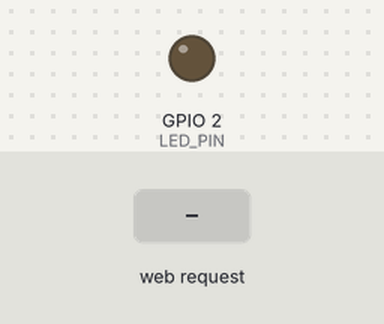
Recording of a sketch running on a simulated ESP32. Shown: output pins drawn as LEDs (lit = HIGH). The test bench sets the inputs (shaded band). WiFi joins after 1.5 s; servers stay silent unless stated; what the sketch prints to the serial monitor is not drawn.

Above: at 3.7 s.
3.8 s: HTTP request GET /on received
At 4.3 s:
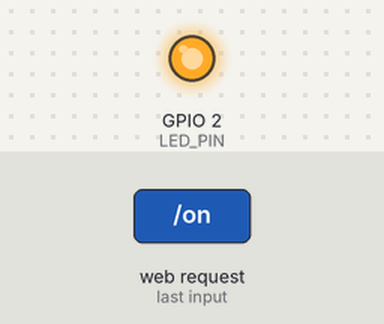
5.3 s: HTTP request GET /off received
At 6.7 s:
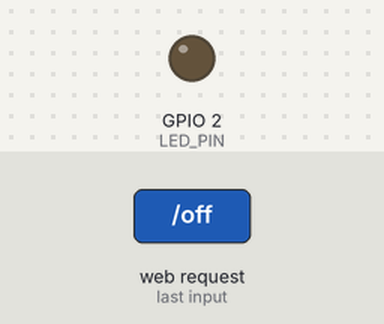
Timing chart, 0 to 8.3 s (numbered marks = the images above; inputs shaded):
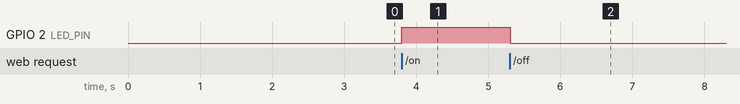

Measured:
- after the input at 3.8 s, GPIO 2 (LED_PIN): LOW → HIGH at once
- after the input at 5.3 s, GPIO 2 (LED_PIN): HIGH → LOW at once

The sketch:

testwifi.ino
```cpp
#include <WiFi.h>
#include <WebServer.h>

// ===== CONFIGURACIÓN WIFI =====
const char* ssid = "iPhone de Paisa";        // <- CAMBIAR: Nombre de tu red WiFi
const char* password = "Password123";     // <- CAMBIAR: Contraseña de tu red WiFi

// ===== PIN DEL LED =====
#define LED_PIN 2  // LED integrado del ESP32

// ===== SERVIDOR WEB =====
WebServer server(80);  // Servidor HTTP en puerto 80

// ===== ESTADO DEL LED =====
bool ledState = false;

// ===== FUNCIÓN: Página principal HTML =====
void handleRoot() {
  String html = "<!DOCTYPE html><html lang='es'>";
  html += "<head>";
  html += "<meta charset='UTF-8'>";
  html += "<meta name='viewport' content='width=device-width, initial-scale=1.0'>";
  html += "<title>Control LED ESP32</title>";
  html += "<style>";
  html += "body { font-family: Arial, sans-serif; text-align: center; margin: 50px; background: #1a1a1a; color: white; }";
  html += "h1 { color: #4CAF50; }";
  html += ".container { max-width: 500px; margin: 0 auto; padding: 20px; background: #2a2a2a; border-radius: 10px; }";
  html += ".button { display: inline-block; padding: 15px 40px; margin: 10px; font-size: 20px; ";
  html += "border: none; border-radius: 5px; cursor: pointer; text-decoration: none; color: white; }";
  html += ".btn-on { background-color: #4CAF50; }";
  html += ".btn-on:hover { background-color: #45a049; }";
  html += ".btn-off { background-color: #f44336; }";
  html += ".btn-off:hover { background-color: #da190b; }";
  html += ".status { font-size: 24px; margin: 20px; padding: 15px; border-radius: 5px; }";
  html += ".status-on { background-color: #4CAF50; }";
  html += ".status-off { background-color: #555; }";
  html += "</style>";
  html += "</head>";
  html += "<body>";
  html += "<div class='container'>";
  html += "<h1>🔌 Control LED ESP32</h1>";
  html += "<p>Control remoto del LED en GPIO 5</p>";

  // Mostrar estado actual
  html += "<div class='status ";
  html += ledState ? "status-on" : "status-off";
  html += "'>";
  html += "LED: ";
  html += ledState ? "🟢 ENCENDIDO" : "⚫ APAGADO";
  html += "</div>";

  // Botones de control
  html += "<div>";
  html += "<a href='/on' class='button btn-on'>⚡ ENCENDER</a>";
  html += "<a href='/off' class='button btn-off'>⏸ APAGAR</a>";
  html += "</div>";

  html += "<p style='margin-top: 30px; color: #888;'>IP: " + WiFi.localIP().toString() + "</p>";
  html += "</div>";
  html += "</body></html>";

  server.send(200, "text/html", html);
}

// ===== FUNCIÓN: Encender LED =====
void handleLedOn() {
  Serial.println("\n========================================");
  Serial.println("📥 SOLICITUD RECIBIDA: /on");
  Serial.print("Cliente IP: ");
  Serial.println(server.client().remoteIP());

  ledState = true;
  digitalWrite(LED_PIN, HIGH);
  Serial.println("✅ LED ENCENDIDO en GPIO 2 (LED integrado)");
  Serial.println("✅ Dato enviado: LED=ON");
  Serial.println("========================================\n");

  // Redirigir a la página principal
  server.sendHeader("Location", "/");
  server.send(303);
}

// ===== FUNCIÓN: Apagar LED =====
void handleLedOff() {
  Serial.println("\n========================================");
  Serial.println("📥 SOLICITUD RECIBIDA: /off");
  Serial.print("Cliente IP: ");
  Serial.println(server.client().remoteIP());

  ledState = false;
  digitalWrite(LED_PIN, LOW);
  Serial.println("⛔ LED APAGADO en GPIO 2 (LED integrado)");
  Serial.println("✅ Dato enviado: LED=OFF");
  Serial.println("========================================\n");

  // Redirigir a la página principal
  server.sendHeader("Location", "/");
  server.send(303);
}

// ===== FUNCIÓN: Página no encontrada =====
void handleNotFound() {
  String message = "Error 404 - Página no encontrada\n\n";
  message += "URI: " + server.uri();
  message += "\nMétodo: " + String((server.method() == HTTP_GET) ? "GET" : "POST");
  server.send(404, "text/plain", message);
}

// ===== SETUP =====
void setup() {
  Serial.begin(115200);
  delay(1000);

  Serial.println("\n\n=================================");
  Serial.println("🚀 ESP32 - Control LED por WiFi");
  Serial.println("=================================\n");

  // Configurar pin del LED
  pinMode(LED_PIN, OUTPUT);
  digitalWrite(LED_PIN, LOW);
  Serial.println("✅ LED integrado configurado en GPIO 2");

  // Conectar a WiFi
  Serial.print("📡 Conectando a WiFi: ");
  Serial.println(ssid);
  Serial.print("🔑 Contraseña: ");
  Serial.println(password);

  WiFi.begin(ssid, password);

  // Esperar conexión con indicador visual
  int attempts = 0;
  while (WiFi.status() != WL_CONNECTED) {
    delay(500);
    Serial.print(".");
    attempts++;

    // Si no conecta después de 20 intentos (10 segundos)
    if (attempts > 20) {
      Serial.println("\n❌ ERROR: No se pudo conectar al WiFi");
      Serial.println("Verifica el SSID y contraseña en el código");
      Serial.println("Reiniciando en 5 segundos...");
      delay(5000);
      ESP.restart();
    }
  }

  Serial.println("\n✅ WiFi conectado exitosamente!");
  Serial.print("📶 Fuerza de señal (RSSI): ");
  Serial.print(WiFi.RSSI());
  Serial.println(" dBm");
  Serial.print("🌐 Gateway: ");
  Serial.println(WiFi.gatewayIP());
  Serial.print("🎭 Máscara de subred: ");
  Serial.println(WiFi.subnetMask());
  Serial.println("\n=================================");
  Serial.println("📍 DIRECCIÓN IP:");
  Serial.print("   http://");
  Serial.println(WiFi.localIP());
  Serial.println("=================================");
  Serial.println("\n💡 Abre esta dirección en tu navegador");
  Serial.println("   para controlar el LED\n");

  // Configurar rutas del servidor web
  server.on("/", handleRoot);           // Página principal
  server.on("/on", handleLedOn);        // Encender LED
  server.on("/off", handleLedOff);      // Apagar LED
  server.onNotFound(handleNotFound);    // Página no encontrada

  // Iniciar servidor
  server.begin();
  Serial.println("🌐 Servidor HTTP iniciado");
  Serial.println("=================================\n");
}

// ===== LOOP =====
void loop() {
  // Manejar peticiones HTTP
  server.handleClient();

  // Verificar si se perdió la conexión WiFi
  if (WiFi.status() != WL_CONNECTED) {
    Serial.println("\n⚠️ Conexión WiFi perdida. Reconectando...");
    Serial.print("📡 Estado WiFi: ");
    Serial.println(WiFi.status());
    WiFi.reconnect();
    delay(5000);
  }
}
```
